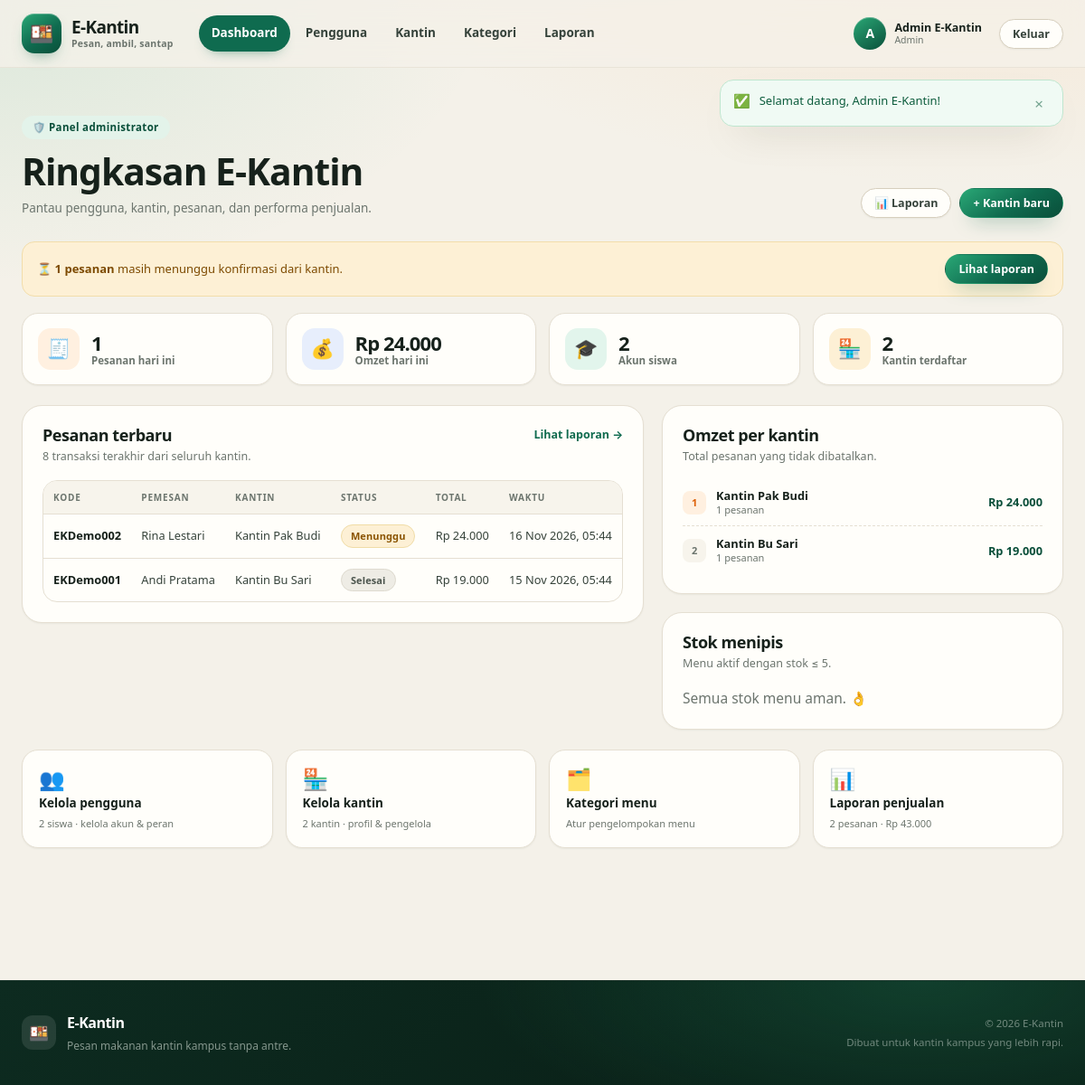
/admin/index.php (signed in), run on the app's committed database.
### tables this page shows
CREATE TABLE IF NOT EXISTS users (
  id INT UNSIGNED AUTO_INCREMENT PRIMARY KEY,
  nama VARCHAR(100) NOT NULL,
  email VARCHAR(150) NOT NULL UNIQUE,
  password VARCHAR(255) NOT NULL,
  role ENUM('admin','kantin','siswa') NOT NULL DEFAULT 'siswa',
  no_hp VARCHAR(20) DEFAULT NULL,
  kantin_id INT UNSIGNED DEFAULT NULL,
  created_at TIMESTAMP NOT NULL DEFAULT CURRENT_TIMESTAMP,
  CONSTRAINT fk_users_kantin FOREIGN KEY (kantin_id) REFERENCES kantin(id) ON DELETE SET NULL
);

CREATE TABLE IF NOT EXISTS pesanan (
  id INT UNSIGNED AUTO_INCREMENT PRIMARY KEY,
  kode VARCHAR(20) NOT NULL UNIQUE,
  user_id INT UNSIGNED NOT NULL,
  kantin_id INT UNSIGNED NOT NULL,
  total INT UNSIGNED NOT NULL DEFAULT 0,
  metode ENUM('tunai','qris') NOT NULL DEFAULT 'tunai',
  status ENUM('menunggu','diproses','siap','selesai','dibatalkan') NOT NULL DEFAULT 'menunggu',
  status_bayar ENUM('belum','lunas') NOT NULL DEFAULT 'belum',
  catatan VARCHAR(255) DEFAULT NULL,
  created_at TIMESTAMP NOT NULL DEFAULT CURRENT_TIMESTAMP,
  updated_at TIMESTAMP NOT NULL DEFAULT CURRENT_TIMESTAMP ON UPDATE CURRENT_TIMESTAMP,
  CONSTRAINT fk_pesanan_user FOREIGN KEY (user_id) REFERENCES users(id) ON DELETE CASCADE,
  CONSTRAINT fk_pesanan_kantin FOREIGN KEY (kantin_id) REFERENCES kantin(id) ON DELETE CASCADE
);

CREATE TABLE IF NOT EXISTS kantin (
  id INT UNSIGNED AUTO_INCREMENT PRIMARY KEY,
  nama VARCHAR(100) NOT NULL,
  deskripsi VARCHAR(255) DEFAULT NULL,
  lokasi VARCHAR(150) DEFAULT NULL,
  is_open TINYINT(1) NOT NULL DEFAULT 1,
  created_at TIMESTAMP NOT NULL DEFAULT CURRENT_TIMESTAMP
);

### includes/functions.php (called while the page is built, shortened)
<?php
function url(string $path = ''): string
{
    return BASE_URL . '/' . ltrim($path, '/');
}
function e(mixed $value): string
{
    return htmlspecialchars((string) $value, ENT_QUOTES, 'UTF-8');
}
function take_flashes(): array
{
    $flashes = $_SESSION['flash'] ?? [];
    return $flashes;
}
function current_user(): ?array
{
    global $pdo;
    static $cached = false;
    if ($cached !== false) {
        return $cached;
    }
    $stmt = $pdo->prepare(
        'SELECT u.*, k.nama AS nama_kantin, k.is_open AS kantin_open
         FROM users u
         LEFT JOIN kantin k ON k.id = u.kantin_id
         WHERE u.id = ?'
    );
    $stmt->execute([(int) $_SESSION['user_id']]);
    $user = $stmt->fetch();
    return $cached = $user;
}
function require_login(): array
{
    $user = current_user();
    return $user;
}
function require_role(string $role): array
{
    $user = require_login();
    return $user;
}
function role_label(string $role): string
{
    return match ($role) {
        'admin'  => 'Admin',
        'kantin' => 'Pengelola Kantin',
        default  => 'Siswa',
    };
}
function rupiah(int|float|string $number): string
{
    return 'Rp ' . number_format((int) $number, 0, ',', '.');
}
function tanggal_id(?string $datetime): string
{
    $time = strtotime($datetime);
    $bulan = [1 => 'Jan', 'Feb', 'Mar', 'Apr', 'Mei', 'Jun', 'Jul', 'Agu', 'Sep', 'Okt', 'Nov', 'Des'];
    return date('d', $time) . ' ' . $bulan[(int) date('n', $time)] . ' ' . date('Y', $time) . ', ' . date('H:i', $time);
}
function status_meta(string $status): array
{
    return match ($status) {
        'diproses'  => ['label' => 'Diproses', 'class' => 'badge-blue', 'icon' => '👨‍🍳'],
        'siap'      => ['label' => 'Siap diambil', 'class' => 'badge-green', 'icon' => '✅'],
        'selesai'   => ['label' => 'Selesai', 'class' => 'badge-gray', 'icon' => '🏁'],
        'dibatalkan'=> ['label' => 'Dibatalkan', 'class' => 'badge-red', 'icon' => '✖️'],
        default     => ['label' => 'Menunggu', 'class' => 'badge-amber', 'icon' => '⏳'],
    };
}

### admin/index.php (the view, shortened to what this page needs)
<?php
require __DIR__ . '/../config.php';
$user = require_role('admin');
$totalSiswa = (int) $pdo->query("SELECT COUNT(*) FROM users WHERE role = 'siswa'")->fetchColumn();
$totalKantin = (int) $pdo->query('SELECT COUNT(*) FROM kantin')->fetchColumn();
$pending = (int) $pdo->query("SELECT COUNT(*) FROM pesanan WHERE status = 'menunggu'")->fetchColumn();
$todayStmt = $pdo->query(
    "SELECT COUNT(*) AS jumlah, COALESCE(SUM(total), 0) AS omzet
     FROM pesanan WHERE DATE(created_at) = CURDATE() AND status <> 'dibatalkan'"
);
$today = $todayStmt->fetch();
$allStmt = $pdo->query(
    "SELECT COUNT(*) AS jumlah, COALESCE(SUM(total), 0) AS omzet FROM pesanan WHERE status <> 'dibatalkan'"
);
$allTime = $allStmt->fetch();
$recent = $pdo->query(
    'SELECT p.*, u.nama AS nama_pemesan, k.nama AS nama_kantin
     FROM pesanan p
     JOIN users u ON u.id = p.user_id
     JOIN kantin k ON k.id = p.kantin_id
     ORDER BY p.created_at DESC
     LIMIT 8'
)->fetchAll();
$topKantin = $pdo->query(
    "SELECT k.nama, COUNT(p.id) AS jumlah, COALESCE(SUM(p.total), 0) AS omzet
     FROM kantin k
     LEFT JOIN pesanan p ON p.kantin_id = k.id AND p.status <> 'dibatalkan'
     GROUP BY k.id, k.nama
     ORDER BY omzet DESC
     LIMIT 5"
)->fetchAll();
$lowStock = $pdo->query(
    'SELECT m.*, k.nama AS nama_kantin
     FROM menu m JOIN kantin k ON k.id = m.kantin_id
     WHERE m.is_active = 1 AND m.stok <= 5
     ORDER BY m.stok ASC, m.nama ASC
     LIMIT 6'
)->fetchAll();
$active = 'dashboard';
require __DIR__ . '/../includes/header.php';
?>
<section class="section">
    <div class="page-head">
        <div>
            <span class="eyebrow">🛡️ Panel administrator</span>
            <h1>Ringkasan E-Kantin</h1>
            <p class="section-sub">Pantau pengguna, kantin, pesanan, dan performa penjualan.</p>
        </div>
        <div class="head-actions">
            <a class="btn btn-ghost btn-sm" href="<?= e(url('admin/laporan.php')) ?>">📊 Laporan</a>
            <a class="btn btn-primary btn-sm" href="<?= e(url('admin/kantin.php')) ?>">+ Kantin baru</a>
        </div>
    </div>
    <?php if ($pending > 0): ?>
        <div class="alert alert-warning alert-action">
            <span>⏳ <strong><?= $pending ?> pesanan</strong> masih menunggu konfirmasi dari kantin.</span>
            <a class="btn btn-sm btn-primary" href="<?= e(url('admin/laporan.php?status=menunggu')) ?>">Lihat laporan</a>
        </div>
    <?php endif; ?>
    <div class="stat-grid">
        <div class="stat-card">
            <span class="stat-icon brand">🧾</span>
            <div><strong><?= (int) $today['jumlah'] ?></strong><span>Pesanan hari ini</span></div>
        </div>
        <div class="stat-card">
            <span class="stat-icon blue">💰</span>
            <div><strong><?= e(rupiah($today['omzet'])) ?></strong><span>Omzet hari ini</span></div>
        </div>
        <div class="stat-card">
            <span class="stat-icon green">🎓</span>
            <div><strong><?= $totalSiswa ?></strong><span>Akun siswa</span></div>
        </div>
        <div class="stat-card">
            <span class="stat-icon amber">🏪</span>
            <div><strong><?= $totalKantin ?></strong><span>Kantin terdaftar</span></div>
        </div>
    </div>
    <div class="two-col wide-left">
        <div class="panel">
            <div class="panel-head row-between">
                <div>
                    <h2>Pesanan terbaru</h2>
                    <p>8 transaksi terakhir dari seluruh kantin.</p>
                </div>
                <a class="link-more" href="<?= e(url('admin/laporan.php')) ?>">Lihat laporan →</a>
            </div>
            <?php if (!$recent): ?>
                <div class="empty-inline"><span>🧾</span><p>Belum ada pesanan masuk.</p></div>
            <?php else: ?>
                <div class="table-wrap">
                    <table class="data-table">
                        <thead>
                            <tr><th>Kode</th><th>Pemesan</th><th>Kantin</th><th>Status</th><th>Total</th><th>Waktu</th></tr>
                        </thead>
                        <tbody>
                            <?php foreach ($recent as $order): ?>
                                <?php $meta = status_meta($order['status']); ?>
                                <tr>
                                    <td><strong><?= e($order['kode']) ?></strong></td>
                                    <td><?= e($order['nama_pemesan']) ?></td>
                                    <td><?= e($order['nama_kantin']) ?></td>
                                    <td><span class="badge <?= e($meta['class']) ?>"><?= e($meta['label']) ?></span></td>
                                    <td class="nowrap"><?= e(rupiah($order['total'])) ?></td>
                                    <td class="nowrap muted"><?= e(tanggal_id($order['created_at'])) ?></td>
                                </tr>
                            <?php endforeach; ?>
                        </tbody>
                    </table>
                </div>
            <?php endif; ?>
        </div>
        <div class="stack">
            <div class="panel">
                <div class="panel-head">
                    <h2>Omzet per kantin</h2>
                    <p>Total pesanan yang tidak dibatalkan.</p>
                </div>
                <ol class="rank-list">
                    <?php foreach ($topKantin as $index => $kantin): ?>
                        <li>
                            <span class="rank-number"><?= $index + 1 ?></span>
                            <div>
                                <strong><?= e($kantin['nama']) ?></strong>
                                <small><?= (int) $kantin['jumlah'] ?> pesanan</small>
                            </div>
                            <strong class="rank-value"><?= e(rupiah($kantin['omzet'])) ?></strong>
                        </li>
                    <?php endforeach; ?>
                </ol>
            </div>
            <div class="panel">
                <div class="panel-head">
                    <h2>Stok menipis</h2>
                    <p>Menu aktif dengan stok ≤ 5.</p>
                </div>
                <?php if (!$lowStock): ?>
                    <p class="muted">Semua stok menu aman. 👌</p>
                <?php endif; ?>
            </div>
        </div>
    </div>
    <div class="quick-grid">
        <a class="quick-card" href="<?= e(url('admin/pengguna.php')) ?>">
            <span>👥</span><strong>Kelola pengguna</strong><small><?= $totalSiswa ?> siswa · kelola akun & peran</small>
        </a>
        <a class="quick-card" href="<?= e(url('admin/kantin.php')) ?>">
            <span>🏪</span><strong>Kelola kantin</strong><small><?= $totalKantin ?> kantin · profil & pengelola</small>
        </a>
        <a class="quick-card" href="<?= e(url('admin/kategori.php')) ?>">
            <span>🗂️</span><strong>Kategori menu</strong><small>Atur pengelompokan menu</small>
        </a>
        <a class="quick-card" href="<?= e(url('admin/laporan.php')) ?>">
            <span>📊</span><strong>Laporan penjualan</strong><small><?= (int) $allTime['jumlah'] ?> pesanan · <?= e(rupiah($allTime['omzet'])) ?></small>
        </a>
    </div>
</section>
<?php require __DIR__ . '/../includes/footer.php'; ?>

### includes/header.php (shortened to what this page needs)
<?php
$user = current_user();
$active = $active ?? '';
$bodyClass = $bodyClass ?? '';
?>
<!DOCTYPE html>
<html lang="id">
<head>
    <link rel="stylesheet" href="<?= e(url('assets/style.css')) ?>">
</head>
<body class="<?= e($bodyClass) ?>">
<header class="site-header" data-header>
    <div class="container nav-wrap">
        <a class="brand" href="<?= e(url('index.php')) ?>">
            <span class="brand-mark">🍱</span>
            <span class="brand-text">
                <strong>E-Kantin</strong>
                <small>Pesan, ambil, santap</small>
            </span>
        </a>
        <nav class="main-nav" data-nav>
            <?php if (!$user): ?>
                <a class="<?= $active === 'menu' ? 'active' : '' ?>" href="<?= e(url('index.php')) ?>">Menu</a>
            <?php elseif ($user['role'] === 'siswa'): ?>
                <a class="<?= $active === 'menu' ? 'active' : '' ?>" href="<?= e(url('index.php')) ?>">Menu</a>
                <a class="<?= $active === 'pesanan' ? 'active' : '' ?>" href="<?= e(url('pesanan.php')) ?>">Pesanan Saya</a>
            <?php else: ?>
                <a class="<?= $active === 'dashboard' ? 'active' : '' ?>" href="<?= e(url('admin/index.php')) ?>">Dashboard</a>
                <a class="<?= $active === 'pengguna' ? 'active' : '' ?>" href="<?= e(url('admin/pengguna.php')) ?>">Pengguna</a>
                <a class="<?= $active === 'kantin' ? 'active' : '' ?>" href="<?= e(url('admin/kantin.php')) ?>">Kantin</a>
                <a class="<?= $active === 'kategori' ? 'active' : '' ?>" href="<?= e(url('admin/kategori.php')) ?>">Kategori</a>
                <a class="<?= $active === 'laporan' ? 'active' : '' ?>" href="<?= e(url('admin/laporan.php')) ?>">Laporan</a>
            <?php endif; ?>
        </nav>
        <div class="nav-actions">
            <?php if ($user): ?>
                <div class="user-menu">
                    <a class="user-chip" href="<?= e(url('akun.php')) ?>">
                        <span class="avatar"><?= e(strtoupper(mb_substr($user['nama'], 0, 1))) ?></span>
                        <span class="user-chip-text">
                            <strong><?= e($user['nama']) ?></strong>
                            <small><?= e(role_label($user['role'])) ?></small>
                        </span>
                    </a>
                    <a class="btn btn-ghost btn-sm" href="<?= e(url('logout.php')) ?>">Keluar</a>
                </div>
            <?php else: ?>
                <a class="btn btn-ghost btn-sm" href="<?= e(url('login.php')) ?>">Masuk</a>
                <a class="btn btn-primary btn-sm" href="<?= e(url('register.php')) ?>">Daftar</a>
            <?php endif; ?>
        </div>
    </div>
</header>
<?php $flashes = take_flashes(); ?>
<?php if ($flashes): ?>
    <div class="container flash-stack">
        <?php foreach ($flashes as $item): ?>
            <div class="flash flash-<?= e($item['type']) ?>" role="status" data-flash>
                <span class="flash-icon"><?= $item['type'] === 'success' ? '✅' : ($item['type'] === 'error' ? '⚠️' : 'ℹ️') ?></span>
                <span><?= e($item['message']) ?></span>
                <button type="button" class="flash-close" aria-label="Tutup" data-flash-close>×</button>
            </div>
        <?php endforeach; ?>
    </div>
<?php endif; ?>
<main class="page">

### data on the page
users: nama "A", nama "Admin E-Kantin", role "Admin"
pesanan: kode "EKDemo002", user.nama "Rina Lestari", kantin.nama "Kantin Pak Budi", status "Menunggu", total "Rp 24.000", created_at "16 Nov 2026, 05:44"
pesanan: kode "EKDemo001", user.nama "Andi Pratama", kantin.nama "Kantin Bu Sari", status "Selesai", total "Rp 19.000", created_at "15 Nov 2026, 05:44"

### other printed values
$item['message'] "Selamat datang, Admin E-Kantin!"
$pending "1"
$today['jumlah'] "1"
rupiah($today['omzet']) "Rp 24.000"
$totalSiswa "2"
$totalKantin "2"
$kantin['nama'] "Kantin Pak Budi"
$kantin['jumlah'] "1"
rupiah($kantin['omzet']) "Rp 24.000"
$kantin['nama'] "Kantin Bu Sari"
rupiah($kantin['omzet']) "Rp 19.000"
$allTime['jumlah'] "2"
rupiah($allTime['omzet']) "Rp 43.000"
